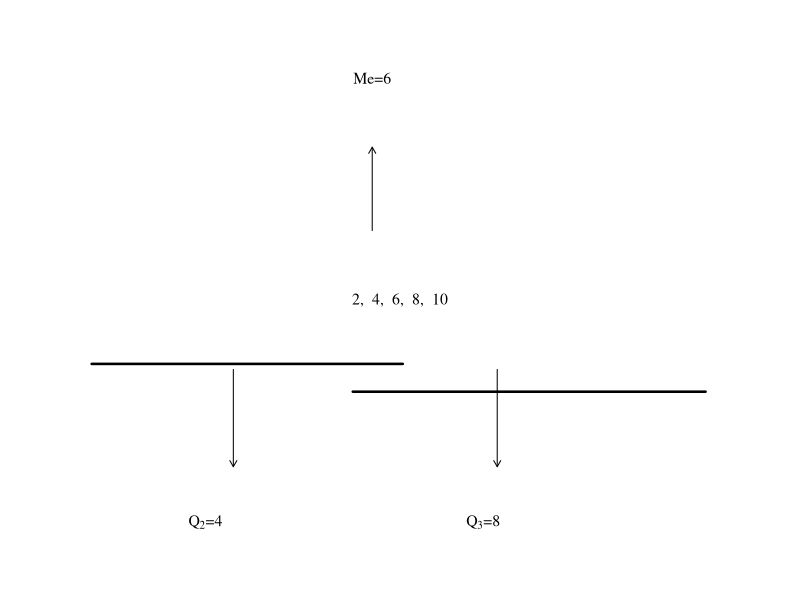

Write the R code that produced this figure.

png(file="Cuartiles_1.png",width=1300, height=280, res = 300)
x <- seq(-1,1,1)
y <- seq(-1,1,1)
t = 0.85
k = -0.7
par(mar=c(0, 0, 0, 0))
plot(x, y, asp=1, ylim=c(-1, 1), xlim=c(-1, 1), ylab="", xlab="", col = "white", yaxt = 'n', xaxt='n', frame.plot = FALSE)
text(0, 0, "2,  4,  6,  8,  10", cex = t+0.1, family = "serif")
segments(-1.11,-0.23,0.01,-0.23, lwd=2.5)
arrows(-0.6,-0.25,-0.6, -0.6, 0.07, 30)
segments(-0.17,-0.33, 1.1, -0.33, lwd=2.5)
arrows(0.35,-0.25, 0.35, -0.6, 0.07, 30)
arrows(-0.1,0.25, -0.1, 0.55, 0.07, 30)
a=expression("Q"[2]*"=4")
b=expression("Q"[3]*"=8")
c=expression("Me=6")

text(-0.7, -0.8, a, cex=t+0.1, family = "serif")
text(0.3, -0.8, b, cex=t+0.1, family = "serif")
text(-0.1, 0.8, c, cex=t+0.1, family = "serif")

dev.off()